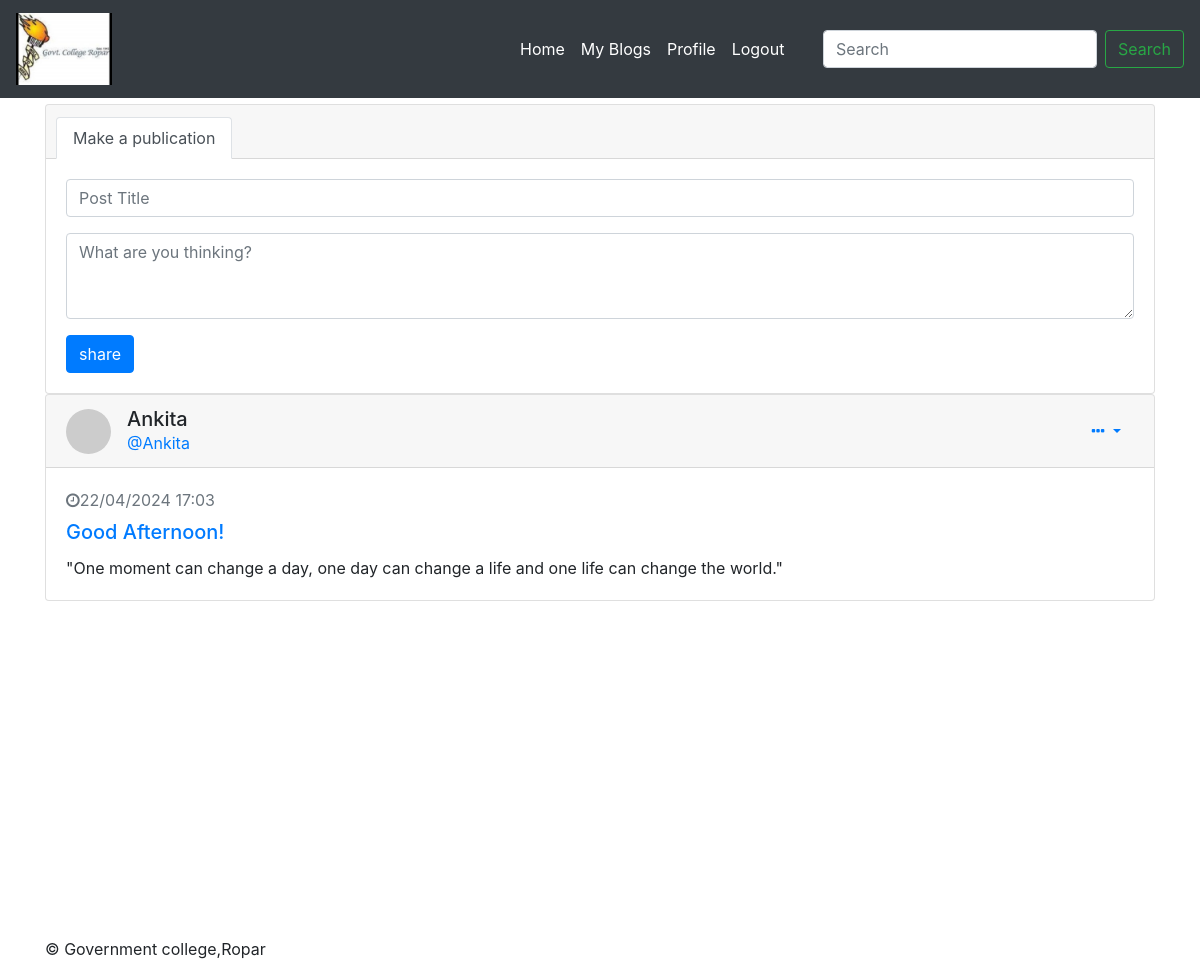
Screenshot of /index (signed in) with the database file from the repository.
### app/models/tables.py (models this page shows, shortened)
class Post(db.Model):
    __tablename__ = "posts"
    id = db.Column(db.Integer, primary_key=True)
    content = db.Column(db.Text)
    title = db.Column(db.String)
    date = db.Column(db.String)
    user = db.Column(db.String)
    nick = db.Column(db.String)
    user_id = db.Column(db.Integer)

### app/controllers/default.py (the view, shortened to what this page needs)
@app.route("/index", methods=['GET','POST'])
def index():
    form_post = PostForm()
    if request.method == 'GET':
        if current_user.is_authenticated == True:
            posts = Post.query.filter_by(user_id=current_user.get_id()).order_by(Post.date.desc()).all()
            return render_template('index.html',form=form_post,posts=posts)
        else:
            return redirect(url_for("login"))

### app/models/forms.py
class PostForm(Form):
    title = StringField("title", validators=[DataRequired()])
    content = TextAreaField("content", validators=[DataRequired()])

### app/controllers/default.py (called while the page is built)
@lm.user_loader
def load_user(id):
    return User.query.filter_by(id=id).first()

### app/models/tables.py (called while the page is built)
    @property
    def is_authenticated(self):
        return True

    def get_id(self):
        return str(self.id)

### app/templates/index.html (shortened to what this page needs)
{% extends 'base.html' %}
{% block topview%}
{% if current_user.is_authenticated %}
                <form action="" method="post">
                    <div class="card gedf-card">
                  <div class="card-header">
                      <ul class="nav nav-tabs card-header-tabs" id="myTab" role="tablist">
                          <li class="nav-item">
                              <a class="nav-link active" id="posts-tab" data-toggle="tab" href="#posts" role="tab" aria-controls="posts" aria-selected="true">Make
                                  a publication</a>
                          </li>
                      </ul>
                  </div>
                  <div class="card-body">
                      <div class="tab-content" id="myTabContent">
                        <div class="tab-pane fade show active" id="posts" role="tabpanel" aria-labelledby="posts-tab">
                            <div class="form-group">
                                {{ form.title(class="form-control", placeholder="Post Title") }}
                            </div>
                        </div>
                        <div class="tab-pane fade show active" id="posts" role="tabpanel" aria-labelledby="posts-tab">
                              <div class="form-group">
                                  {{ form.content(class="form-control",rows="3", placeholder="What are you thinking?") }}
                              </div>
                          </div>
                      <div class="btn-toolbar justify-content-between">
                          <div class="btn-group">
                              <button type="submit" class="btn btn-primary">share</button>
                          </div>
                      </div>
                  </div>
              </div>
            </form>
{% endif %}
{% endblock %}
{% block content %}
{% for post in posts%}
 <div class="card gedf-card">
    <div class="card-header">
        <div class="d-flex justify-content-between align-items-center">
            <div class="d-flex justify-content-between align-items-center">
                <div class="mr-2">
                    <img class="rounded-circle" width="45" src="https://picsum.photos/50/50" alt="">
                </div>
                <div class="ml-2">
                    <div class="h5 m-0">{{ post.nick }}</div>
                    <div class="h7 text-muted"><a href="/profile/{{ post.user_id }}">@{{ post.user }}</a></div>
                </div>
            </div>
            <div>
                <div class="dropdown">
                    <button class="btn btn-link dropdown-toggle" type="button" id="gedf-drop1" data-toggle="dropdown" aria-haspopup="true" aria-expanded="false">
                        <i class="fa fa-ellipsis-h"></i>
                    </button>
                </div>
            </div>
        </div>
    </div>
    <div class="card-body">
        <div class="text-muted h7 mb-2"> <i class="fa fa-clock-o"></i>{{ post.date }}</div>
        <a class="card-link" href="#">
            <h5 class="card-title">{{ post.title }}</h5>
        </a>
        <p class="card-text">
          {{ post.content }}
        </p>
    </div>
  </div>
  <br><br>
{% endfor %}
{% endblock %}

### app/static/css/jumbotron.css (style rules this page uses)
body { padding-top: 3.5rem; }

### rows the page displays
Post: nick "Ankita", user "Ankita", date "22/04/2024 17:03", title "Good Afternoon!", content "\"One moment can change a day, one day can change a life and one life can change the world.\""
